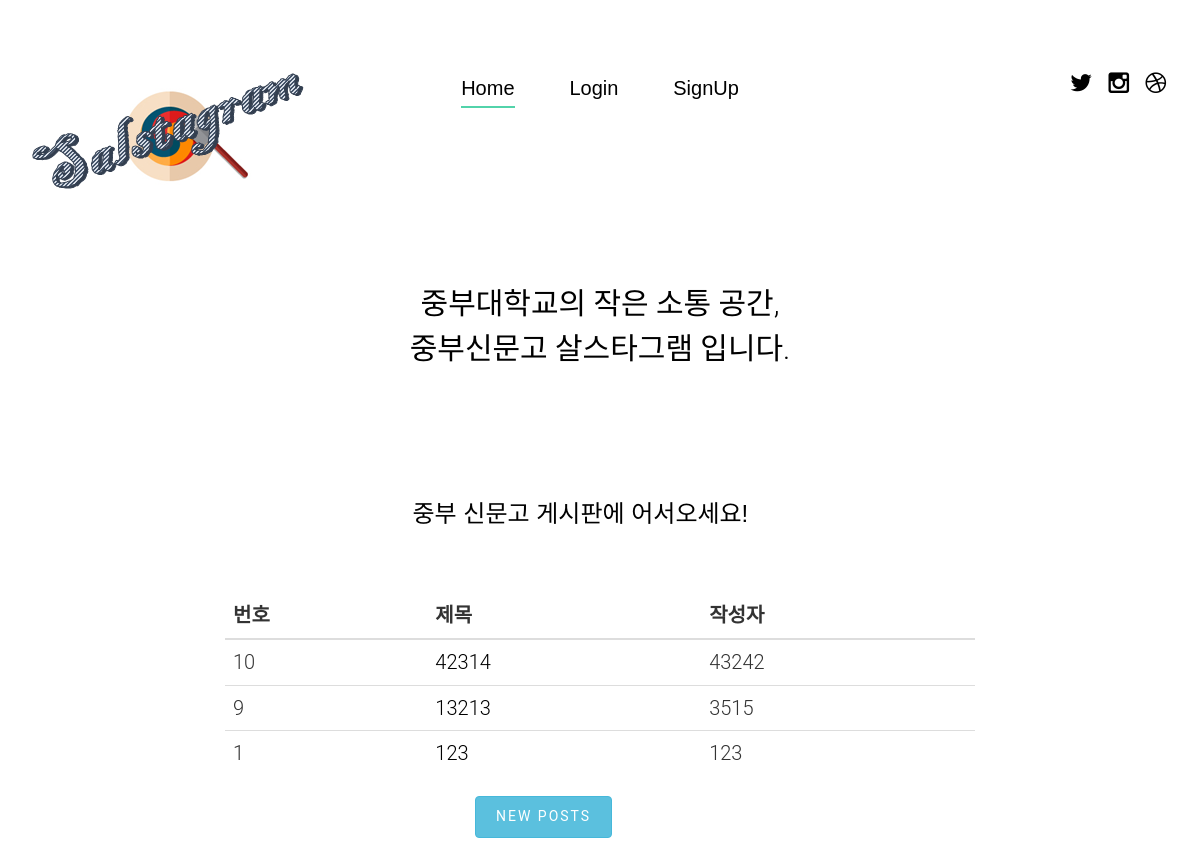
Page /board/ on the earlier database version.
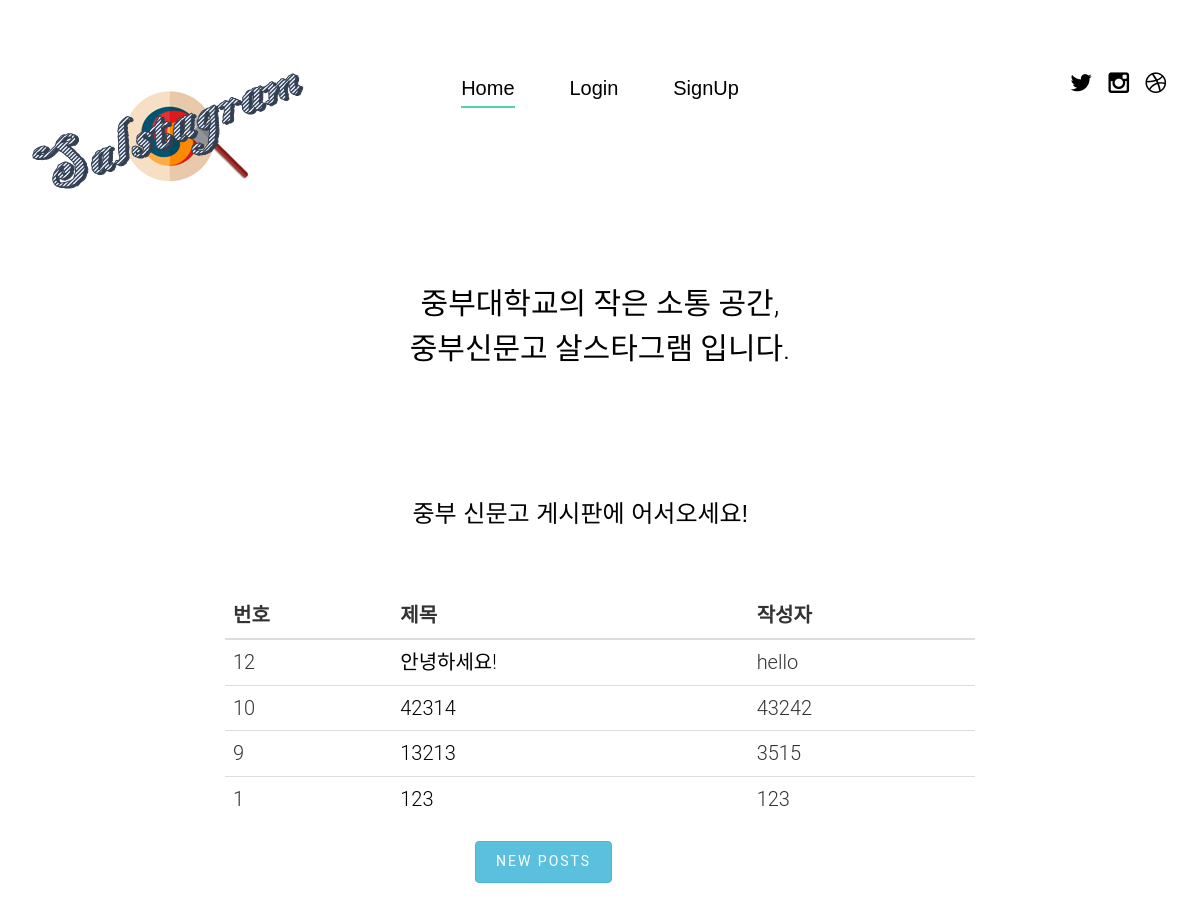
Same page on the later database version.
### board/models.py (models this page shows, shortened)
class Board(models.Model):
    title = models.CharField(max_length=100)
    text = models.TextField(max_length=2000)
    key = models.CharField(max_length=50)    # 글 삭제 시 확인할 키값 기본적으로 default=123으로 구현함.
    author = models.CharField(max_length=50)    # 익명성을 위해 CharField 로 구현
    created = models.DateTimeField(auto_now_add=True)
    class Meta:
        ordering = ['-created', ]

### board/views.py (the view)
# urls.py: path("", BoardList.as_view(), name='index'),
class BoardList(ListView):
    model = Board
    template_name_suffix = '_list'
    paginate_by = 4  # 장고 내에서 페이징 해주는 변수. 여기선 게시물이 4가 넘으면 다음 페이지가 생성되도록 설정함.

### board/templates/board/board_list.html (shortened to what this page needs)
{% extends 'base_blog.html' %}
{% block content %}
 <div class="container">
    <div class="row">
       <div class="col-md-8 col-md-offset-2">
          <div class="col-md-offset-3"><h3>중부 신문고 게시판에 어서오세요!</h3><br></div>
          <table class="table table-hover table-responsive">
             <thead>
             <th>번호</th><th>제목</th><th>작성자</th>
             </thead>
             <tbody>
             {% for object in object_list %}
             <tr onclick="">
                <td>{{ object.pk }}</td><td><a href="{% url 'board:detail' object.id %}" style="color:black; text-decoration:none;">{{ object.title }}</a></td><td>{{ object.author }}</td>
             </tr>
             {% endfor %}
             </tbody>
          </table>
          <div class="col-md-offset-4">
          <a href="{% url 'board:create' %}" class="btn btn-info">New Posts</a>
          </div>
       </div>
    </div>
 </div>
{% endblock %}

Differences in the rows shown:
added Board: pk "12", title "안녕하세요!", author "hello"
